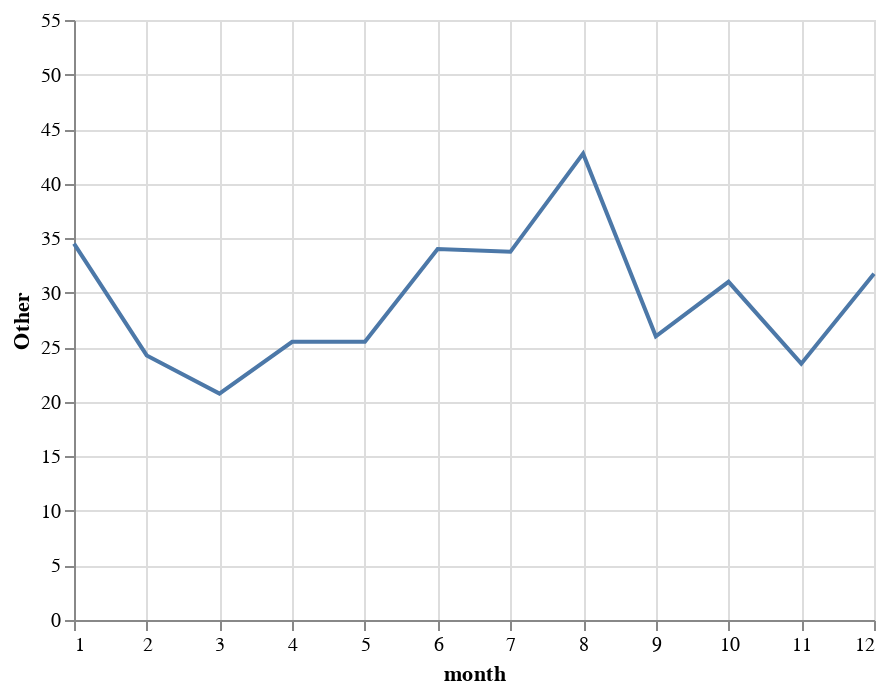

Here is the notebook cell this chart was saved with:
### Code cell
alt.Chart(arizona_ts).mark_line().encode(
    x='month',
    y=alt.Y('Other', scale=alt.Scale(type='linear', domain=(0, 55)))
)

### Figure 1 — Vega-Lite specification as saved in the notebook (floating-point values rounded to 4 significant figures)
{"config": {"view": {"continuousWidth": 400, "continuousHeight": 300}}, "data": {"name": "data-805f941aa20509903b86ea1a56d4f336"}, "mark": "line", "encoding": {"x": {"field": "month", "type": "quantitative"}, "y": {"field": "Other", "scale": {"domain": [0, 55], "type": "linear"}, "type": "quantitative"}}, "$schema": "https://vega.github.io/schema/vega-lite/v4.17.0.json", "datasets": {"data-805f941aa20509903b86ea1a56d4f336": [{"month": 1, "Consumer Financial Questions": 9.5, "Education": 0.0, "Family and Children": 53.0, "Health and Disability": 1.0, "Housing and Homelessness": 21.75, "Income Maintenance": 2.0, "Individual Rights": 5.75, "Juvenile": 0.0, "Other": 34.5, "Work, Employment and Unemployment": 2.75}, {"month": 2, "Consumer Financial Questions": 7.5, "Education": 0.0, "Family and Children": 42.5, "Health and Disability": 1.75, "Housing and Homelessness": 13.75, "Income Maintenance": 0.75, "Individual Rights": 4.75, "Juvenile": 0.25, "Other": 24.25, "Work, Employment and Unemployment": 3.25}, {"month": 3, "Consumer Financial Questions": 10.0, "Education": 0.5, "Family and Children": 40.0, "Health and Disability": 1.75, "Housing and Homelessness": 12.25, "Income Maintenance": 0.75, "Individual Rights": 5.0, "Juvenile": 0.0, "Other": 20.75, "Work, Employment and Unemployment": 2.25}, {"month": 4, "Consumer Financial Questions": 5.75, "Education": 0.25, "Family and Children": 40.25, "Health and Disability": 1.0, "Housing and Homelessness": 14.25, "Income Maintenance": 1.5, "Individual Rights": 4.25, "Juvenile": 0.0, "Other": 25.5, "Work, Employment and Unemployment": 3.0}, {"month": 5, "Consumer Financial Questions": 8.0, "Education": 0.0, "Family and Children": 41.0, "Health and Disability": 0.5, "Housing and Homelessness": 16.75, "Income Maintenance": 0.75, "Individual Rights": 5.25, "Juvenile": 0.0, "Other": 25.5, "Work, Employment and Unemployment": 2.0}, {"month": 6, "Consumer Financial Questions": 8.0, "Education": 0.0, "Family and Children": 40.0, "Health and Disability": 0.75, "Housing and Homelessness": 13.75, "Income Maintenance": 1.0, "Individual Rights": 5.75, "Juvenile": 0.0, "Other": 34.0, "Work, Employment and Unemployment": 3.25}, {"month": 7, "Consumer Financial Questions": 8.0, "Education": 0.0, "Family and Children": 43.75, "Health and Disability": 1.5, "Housing and Homelessness": 16.5, "Income Maintenance": 0.5, "Individual Rights": 6.5, "Juvenile": 0.0, "Other": 33.75, "Work, Employment and Unemployment": 4.5}, {"month": 8, "Consumer Financial Questions": 11.25, "Education": 0.0, "Family and Children": 53.0, "Health and Disability": 1.0, "Housing and Homelessness": 23.25, "Income Maintenance": 1.25, "Individual Rights": 6.75, "Juvenile": 0.25, "Other": 42.75, "Work, Employment and Unemployment": 6.75}, {"month": 9, "Consumer Financial Questions": 7.75, "Education": 0.0, "Family and Children": 50.5, "Health and Disability": 1.5, "Housing and Homelessness": 26.75, "Income Maintenance": 1.25, "Individual Rights": 4.25, "Juvenile": 0.25, "Other": 26.0, "Work, Employment and Unemployment": 6.0}, {"month": 10, "Consumer Financial Questions": 7.25, "Education": 0.0, "Family and Children": 47.75, "Health and Disability": 2.0, "Housing and Homelessness": 23.0, "Income Maintenance": 1.25, "Individual Rights": 5.5, "Juvenile": 0.25, "Other": 31.0, "Work, Employment and Unemployment": 7.0}, {"month": 11, "Consumer Financial Questions": 7.75, "Education": 0.0, "Family and Children": 40.5, "Health and Disability": 0.75, "Housing and Homelessness": 22.25, "Income Maintenance": 1.0, "Individual Rights": 6.75, "Juvenile": 0.25, "Other": 23.5, "Work, Employment and Unemployment": 5.0}, {"month": 12, "Consumer Financial Questions": 7.5, "Education": 0.0, "Family and Children": 48.25, "Health and Disability": 0.75, "Housing and Homelessness": 20.75, "Income Maintenance": 0.5, "Individual Rights": 7.0, "Juvenile": 0.25, "Other": 31.75, "Work, Employment and Unemployment": 4.5}]}}
